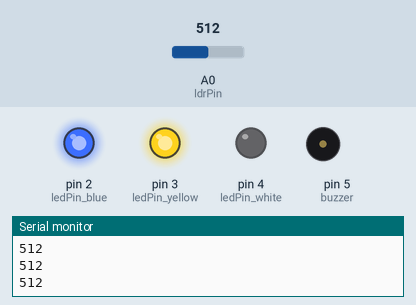
Bench run of a sketch on a simulated Arduino Uno, built with avr-gcc and run on an emulated ATmega328P. On the bench: output pins drawn as LEDs (lit = HIGH), buzzer (waves = sounding, pin HIGH), the last lines printed to the serial monitor. Inputs (shaded band) come from the test bench; at power-on: A0 (ldrPin) = 512.

Above: at 1.2 s.
1.3 s: A0 (ldrPin) set to 490
At 2.0 s:
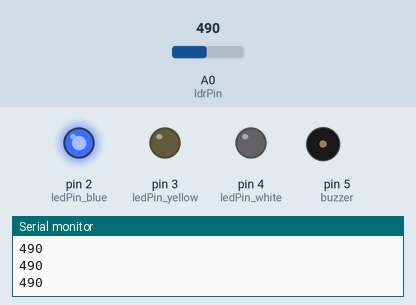
2.8 s: A0 (ldrPin) set to 408
4.3 s: A0 (ldrPin) set to 382
At 5.2 s:
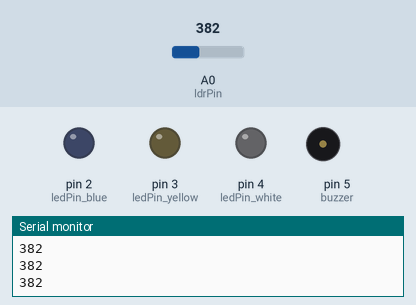
5.8 s: A0 (ldrPin) set to 610
At 6.8 s:
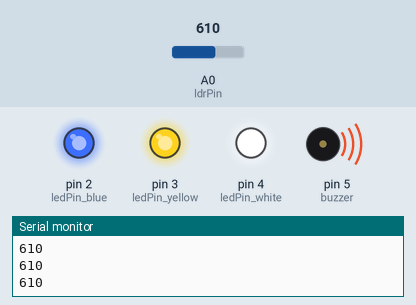
7.3 s: A0 (ldrPin) set to 591
At 8.1 s:
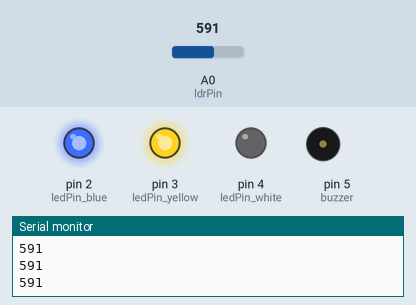
8.8 s: A0 (ldrPin) set to 716
At 9.6 s:
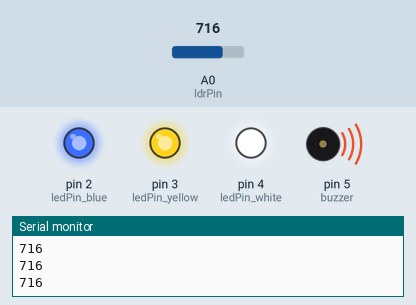
Timing chart, 0 to 11.3 s (numbered marks = the images above; inputs shaded):
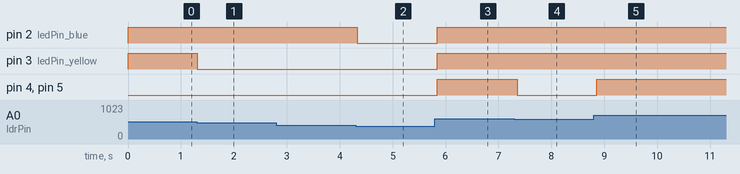

The sketch:

03-exercises.ino
```cpp
int ledPin_blue = 2;
int ledPin_yellow = 3;
int ledPin_white = 4;
int buzzer = 5;
int ldrPin = A0;

void setup() {
  pinMode(ledPin_blue, OUTPUT);
  pinMode(ledPin_yellow, OUTPUT);
  pinMode(ledPin_white, OUTPUT);
  pinMode(buzzer, OUTPUT);
  Serial.begin(9600);
}

int readLightSensor(int ldrpin){
  	int ldrValor = 0;
    ldrValor = analogRead(ldrpin);
    Serial.println(ldrValor);
  	return ldrValor;
}

void loop() {

  if (readLightSensor(ldrPin) > 600){
    digitalWrite(buzzer, HIGH);
    digitalWrite(ledPin_blue, HIGH);
    digitalWrite(ledPin_yellow, HIGH);
    digitalWrite(ledPin_white, HIGH);}
  else if (readLightSensor(ldrPin) > 500){
    digitalWrite(buzzer, LOW);
    digitalWrite(ledPin_blue, HIGH);
    digitalWrite(ledPin_yellow, HIGH);
	digitalWrite(ledPin_white, LOW);}
  else if (readLightSensor(ldrPin) > 400){
    digitalWrite(buzzer, LOW);
    digitalWrite(ledPin_blue, HIGH);
    digitalWrite(ledPin_yellow, LOW);
	digitalWrite(ledPin_white, LOW);
  }
  else{
    digitalWrite(buzzer, LOW);
    digitalWrite(ledPin_blue, LOW);
    digitalWrite(ledPin_yellow, LOW);
  	digitalWrite(ledPin_white, LOW);
  }

  delay(100);
}
```

Measured:
- the behaviour switches between 501 and 500 on A0 (ldrPin) (found by bisection; images 0 and 1)
- the behaviour switches between 401 and 400 on A0 (ldrPin) (found by bisection; images 1 and 2)
- the behaviour switches between 601 and 600 on A0 (ldrPin) (found by bisection; images 3 and 4)
- after the input at 1.3 s, pin 3 (ledPin_yellow): HIGH → LOW at once
- after the input at 4.3 s, pin 2 (ledPin_blue): HIGH → LOW at once
- after the input at 5.8 s, pin 2 (ledPin_blue), pin 3 (ledPin_yellow), pin 4 (ledPin_white), pin 5 (buzzer): LOW → HIGH after 0.05 s
- after the input at 7.3 s, pin 4 (ledPin_white), pin 5 (buzzer): HIGH → LOW after 0.05 s
- after the input at 8.8 s, pin 4 (ledPin_white), pin 5 (buzzer): LOW → HIGH after 0.06 s
